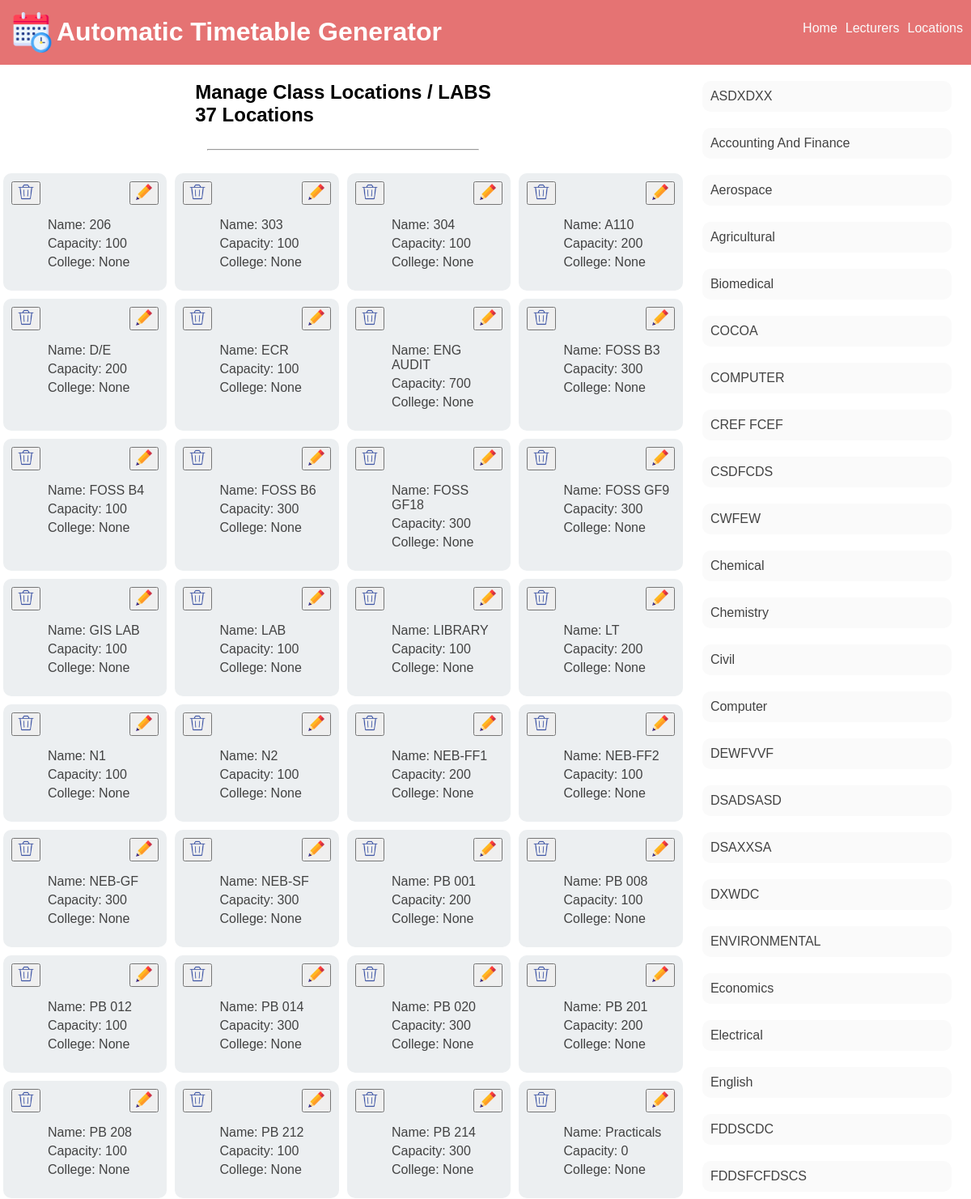
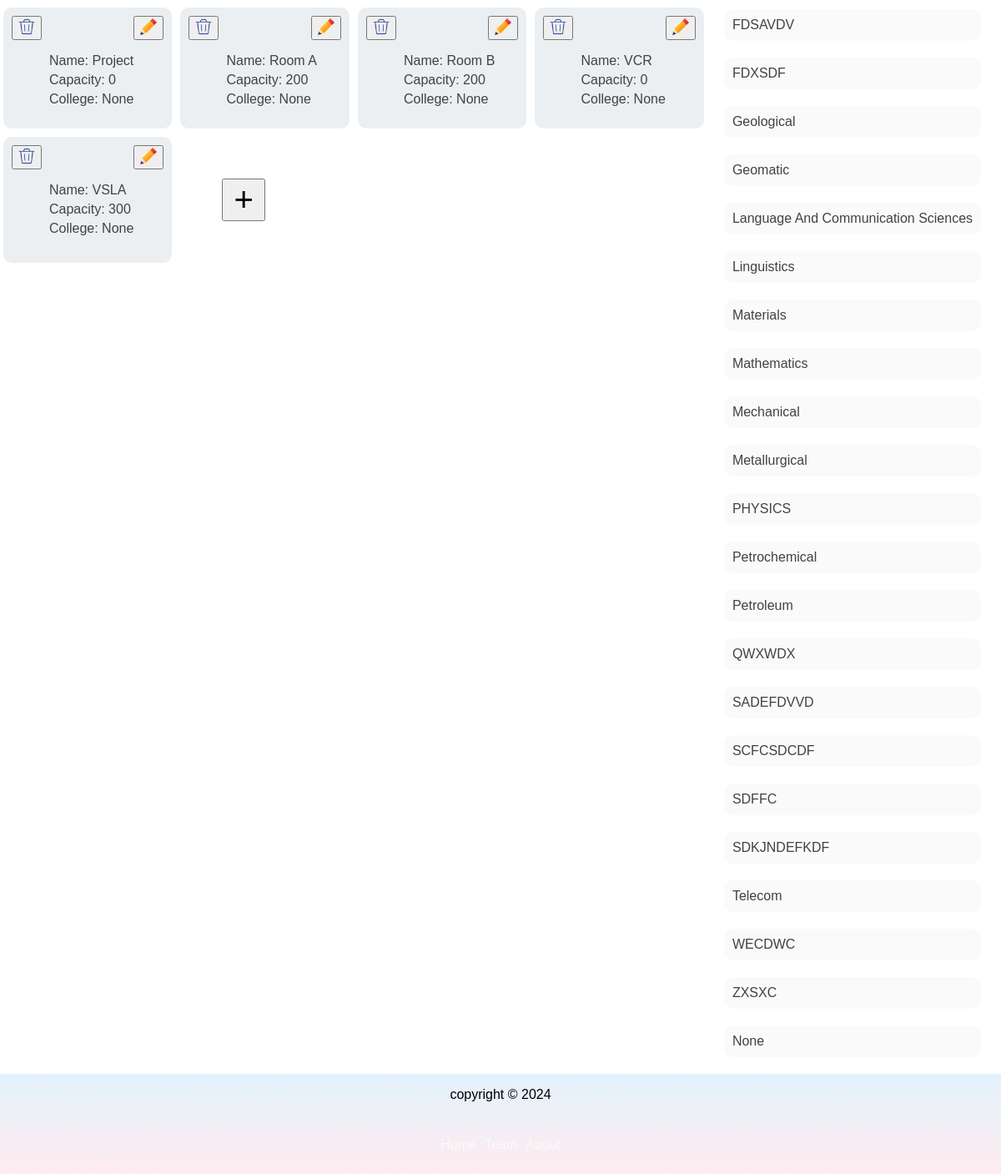
/locations, run on an earlier commit of the app's database (2 pictures, top to bottom).
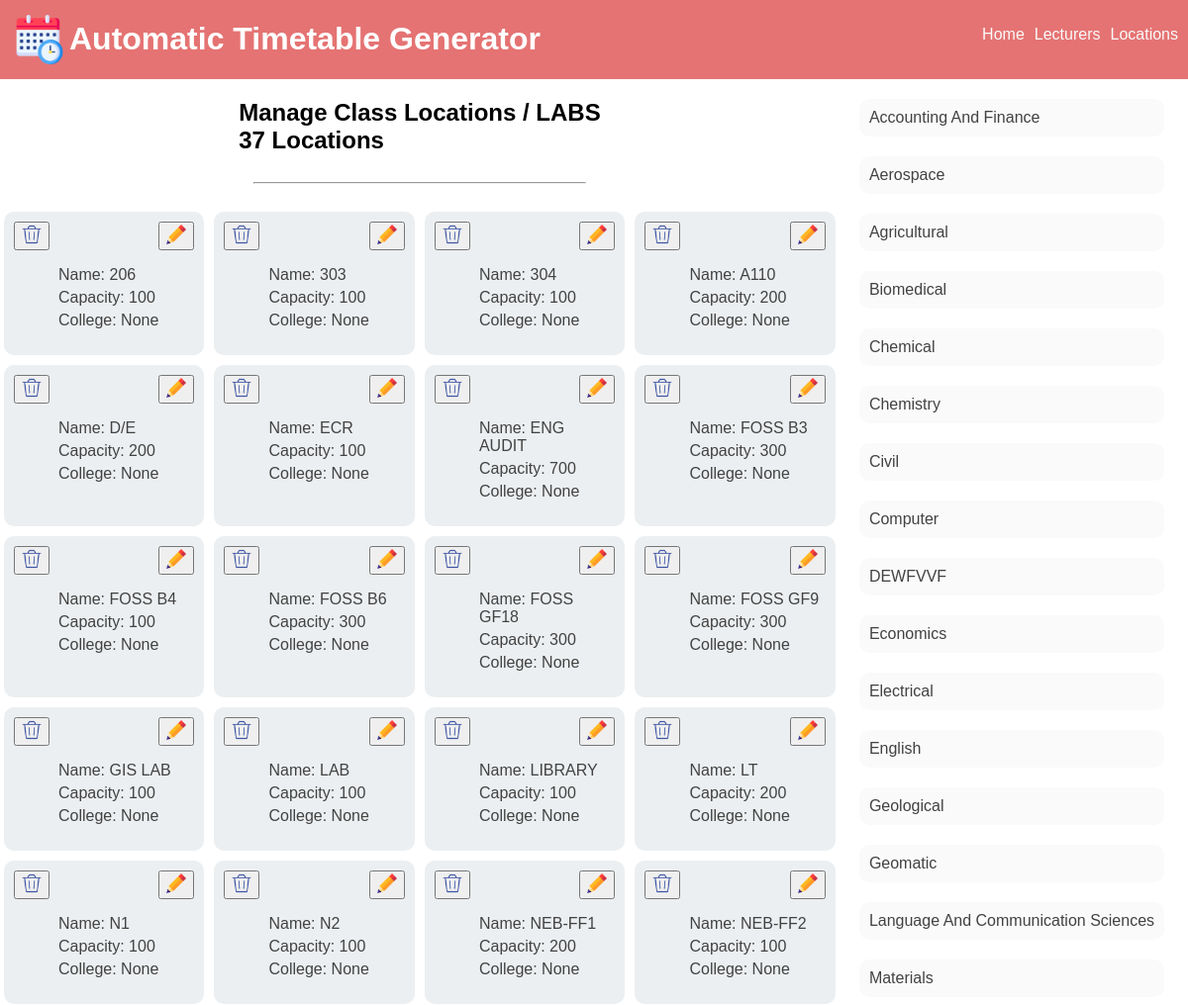
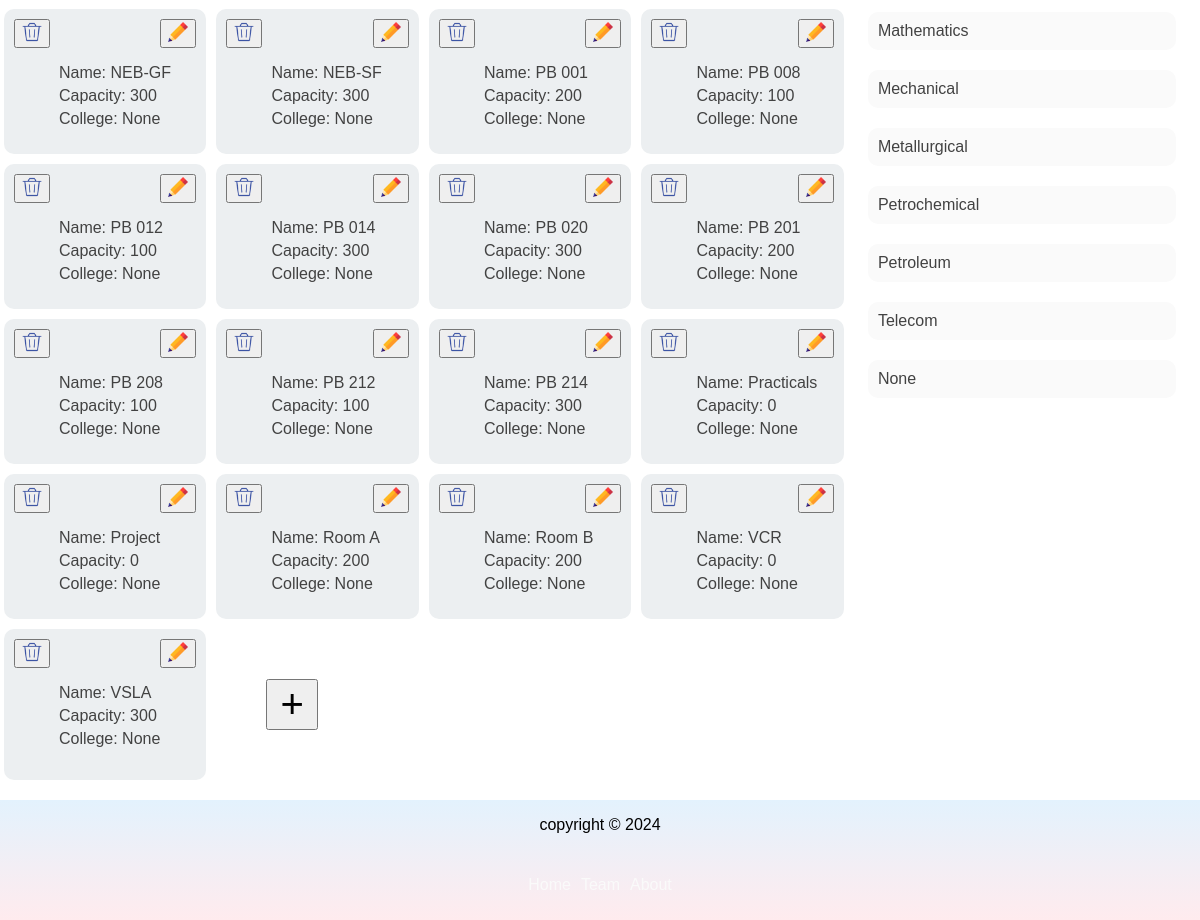
And on a later commit of the database (2 pictures, top to bottom).
### webversion/models.py (models this page shows, shortened)
class Location(models.Model):
    name = models.CharField(max_length=255, unique=True)
    capacity = models.IntegerField(default=0)
    is_Lab = models.BooleanField(default=False, null=True)
    about = models.CharField(max_length=255, null=True)
    is_in_same_college = models.BooleanField(default=True, null=True)
    college = models.CharField(max_length=255, null=True)

class Department(models.Model):
    name = models.CharField(max_length=255, null=True)
    code = models.CharField(max_length=50, null=True)
    college = models.CharField(max_length=255, null=True)
    max_yg = models.PositiveSmallIntegerField(default=4, null=True)

### webversion/views.py (the view)
# urls.py: path("locations", views.locations, name="locations"),
def locations(request):
    template = loader.get_template("all-locations.html")
    locations = Location.objects.all().order_by("name")
    departments = Department.objects.all().order_by("name")
    number = len(locations)
    context = {
        "locations":locations, "departments":departments, "number": number
    }
    return HttpResponse(template.render(context, request))

### webversion/Templates/all-locations.html (shortened to what this page needs)
{% extends 'main.html' %}
{% load static %}
{% block content %}
    <div class="all-locations">
        <div class="some">
            <h2>Manage Class Locations / LABS <br>{{number}} locations</h2>
            <hr width="40%">
            <div class="left">
                {% for location in locations %}
                <div class="location-grid">
                    <div class="forms">
                        <form>
                            <button title="Delete Location" type="submit" id="deletelocation" formmethod="post" formaction="/deletelocation/{{location.id}}">
                                <img src="{% static 'trash-can.png' %}" width="20px" height="20px" />
                            </button>
                        </form>
                        <form method="get" action="/editlocation/{{location.id}}">
                            <button title="Edit Location Details" type="submit" id="editlocation">
                                <img src="{% static 'pencil.png' %}" width="20px" height="20px" />
                            </button>
                        </form>
                    </div>
                    <ul title="{{location.about}}. College of: {{location.college}}">
                        <li>Name: {{location.name}}</li>
                        <li>Capacity: {{location.capacity}}</li>
                        <li>College: {{location.college}}</li>
                    </ul>
                </div>
                {% empty %}
                <p>Any locations you add will be shown here</p>
                {% endfor %}
                <div class="addbtn">
                    <button type="button" onclick="alllocforms()" id="add-location" title="Add a new Department">
                        &plus;
                    </button>
                </div>
            </div>
        </div>
        <div class="rightnav">
            <div class="rightsubnav">
                {% for department in departments %}
                <div class="departments" id="dept{% cycle "1" "2" "3" "4" "5" "6" "7" "8" "9" "10" "11" "12" "13" "14" "15" "16" "17" "18" "19" "20" "21" "22" "23" %}">
                    <a href="/select/{{department.college}}/{{department.name}}/{{department.max_yg}}">
                        {{department.name}}
                    </a>
                </div>
            {% endfor %}
            </div>
        </div>
    </div>
{% endblock %}

What changed in the data, as far as the page shows it:
removed Department: name "ASDXDXX"
removed Department: name "COCOA"
removed Department: name "COMPUTER"
removed Department: name "CREF FCEF"
removed Department: name "CSDFCDS"
removed Department: name "CWFEW"
removed Department: name "DSADSASD"
removed Department: name "DSAXXSA"
removed Department: name "DXWDC"
removed Department: name "ENVIRONMENTAL"
removed Department: name "FDDSCDC"
removed Department: name "FDDSFCFDSCS"
removed Department: name "FDSAVDV"
removed Department: name "FDXSDF"
removed Department: name "Linguistics"
removed Department: name "PHYSICS"
removed Department: name "QWXWDX"
removed Department: name "SADEFDVVD"
removed Department: name "SCFCSDCDF"
removed Department: name "SDFFC"
removed Department: name "SDKJNDEFKDF"
removed Department: name "WECDWC"
removed Department: name "ZXSXC"
